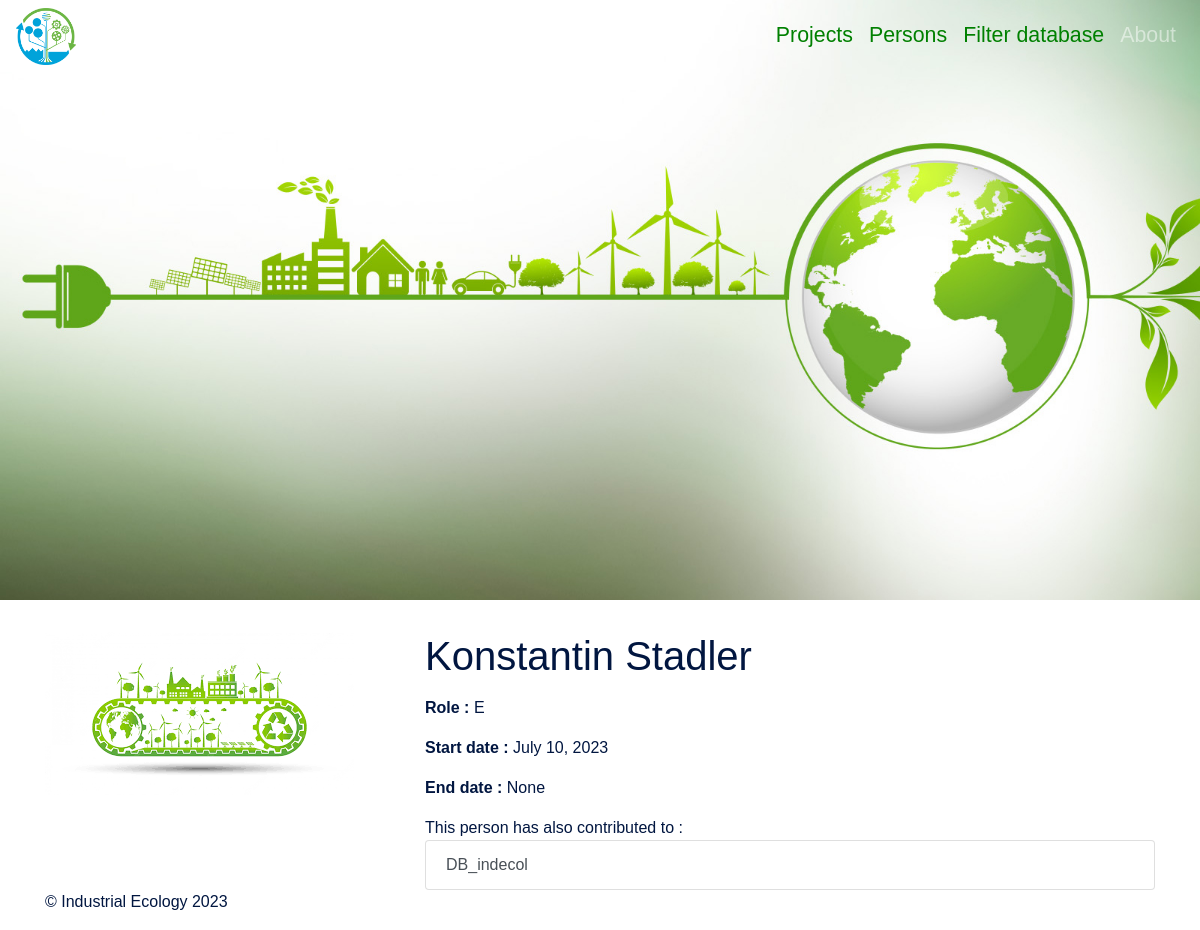
Page /person/6 on the earlier database version.
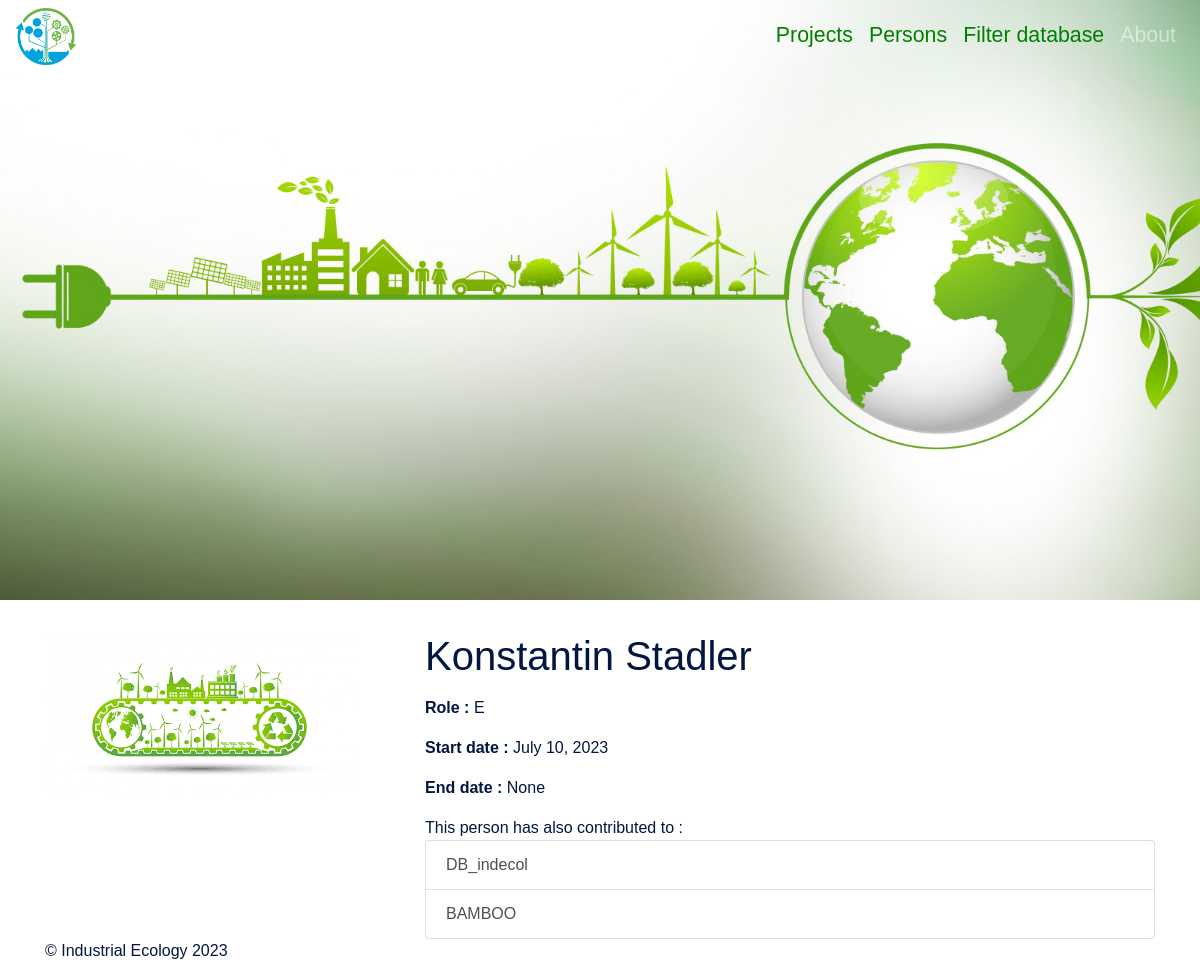
Same page on the later database version.
### app_indecol/models.py (models this page shows)
class Project(models.Model):
    project_id = models.CharField(
        unique=True,
        null=False,
        blank=False,
        max_length=50
    )
    name= models.CharField(
        null=False,
        blank=False,
        max_length=200
    )
    description = models.TextField(
        null = False,
        blank= False,
        max_length=2000
    )
    start_date= models.DateField(
        null = False,
        blank=False
    )
    end_date= models.DateField(
        null=True,
        blank = True
    )
    keywords = models.CharField(max_length=100)
    methods = models.CharField(max_length=50)
    type = models.CharField(choices = project_type_choices,
                            max_length=50,
                            default='-')
    persons = models.ManyToManyField(
        Person,
        related_name='persons'
    )
    groups = models.ManyToManyField(
        Group,
        related_name='groups'
    )
    partners = models.ManyToManyField(
        Partner,
        related_name='partners'
    )
    ressources = models.ManyToManyField(
        Ressource, blank=True
    )
    def __str__(self):
        return self.project_id

### app_indecol/views.py (the view)
# urls.py: path('person/<str:pk>', views.PersonDetailView.as_view(), name = 'person_details'),
class PersonDetailView(generic.DetailView):
    template_name = 'person_details.html'
    model = models.Person
    context_object_name = 'person'

### app_indecol/models.py (called while the page is built)
    def __str__(self):
        return self.first_name + ' ' + self.last_name

### app_indecol/templates/person_details.html (shortened to what this page needs)
{% extends 'base.html' %}
{%block content%}
<h1>{{person}}</h1>
<b>Role : </b>{{person.role}}</p>
<b>Start date : </b>{{person.start_date}}</p>
<b>End date : </b>{{person.end_date}}</p>
This person has also contributed to :
<ul class ="list-group">
    {%for project in person.persons.all%}
    <a class = "list-group-item list-group-item-action" href={%url 'project_details' project.id %}>{{project}}</a>
    {%endfor%}
</ul>
{%endblock content%}

Differences in the rows shown:
added Project: project "BAMBOO"
